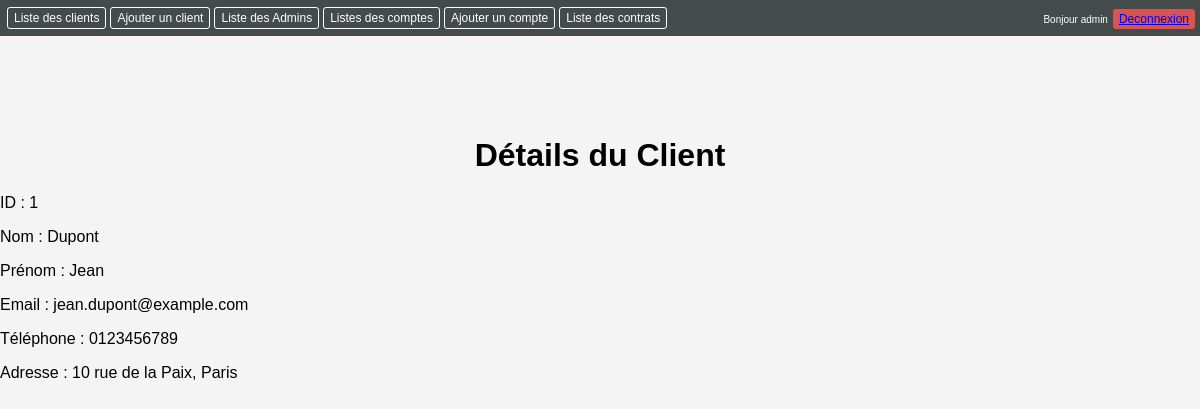
/index.php?action=voir_client&id=1 (signed in), run on the app's committed database.
### tables this page shows
CREATE TABLE `clients` (
  `id` int(11) NOT NULL,
  `nom` varchar(50) NOT NULL,
  `prenom` varchar(50) NOT NULL,
  `email` varchar(100) NOT NULL,
  `telephone` varchar(20) DEFAULT NULL,
  `adresse` varchar(255) DEFAULT NULL
);

### views/clients/view.php (the view)
<?php include __DIR__ . '/../templates/header.php'; ?>
<h1>Détails du Client</h1>
<p>ID : <?php echo htmlspecialchars($client['id']); ?></p>
<p>Nom : <?php echo htmlspecialchars($client['nom']); ?></p>
<p>Prénom : <?php echo htmlspecialchars($client['prenom']); ?></p>
<p>Email : <?php echo htmlspecialchars($client['email']); ?></p>
<p>Téléphone : <?php echo htmlspecialchars($client['telephone']); ?></p>
<p>Adresse : <?php echo htmlspecialchars($client['adresse']); ?></p>
<?php include __DIR__ . '/../templates/footer.php'; ?>

### css/style.css (style rules this page uses)
body { font-family: sans-serif; margin: 0; padding: 0; background-color: #f4f4f4; }
h1 { text-align: center; margin-bottom: 20px; }

### data on the page
clients: id "1", nom "Dupont", prenom "Jean", email "jean.dupont@example.com", telephone "0123456789", adresse "10 rue de la Paix, Paris"
